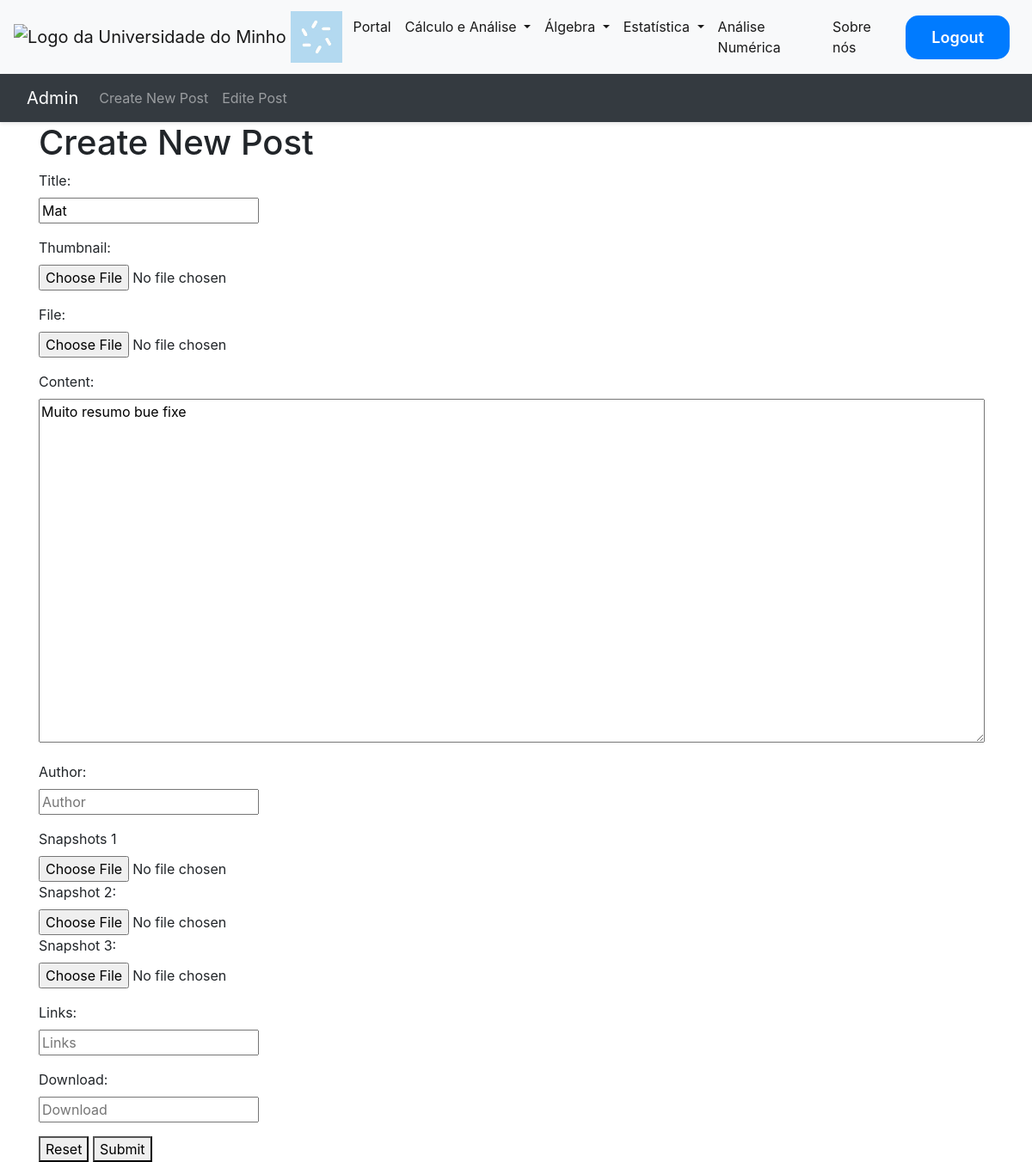
The app's page /edit-post/1 (signed in), older data.
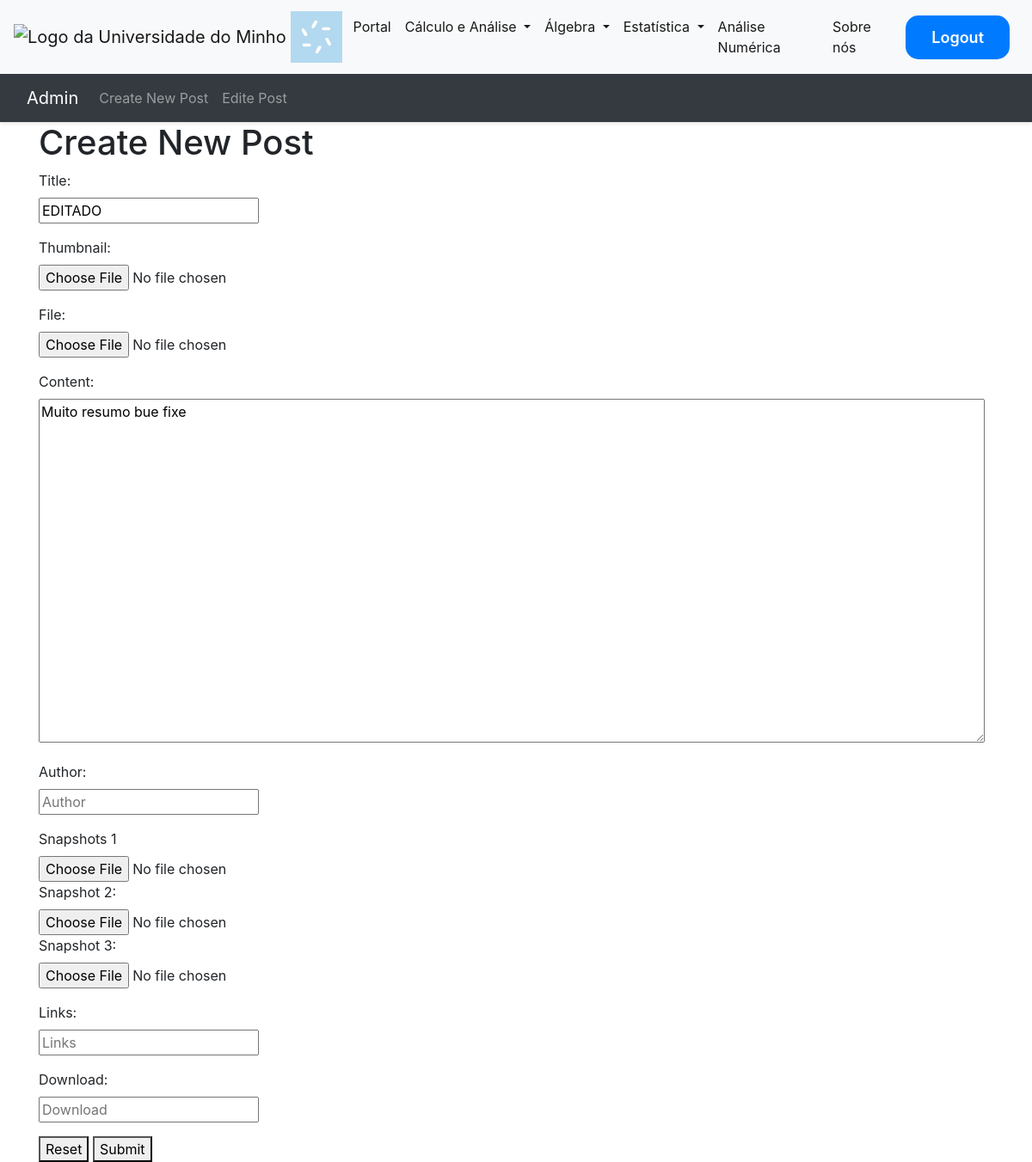
The same page, newer data.
### tables this page shows
CREATE TABLE posts
             (id INTEGER PRIMARY KEY AUTOINCREMENT,
              title TEXT,
              content TEXT,
              file_url TEXT,
              created_at TIMESTAMP DEFAULT CURRENT_TIMESTAMP);

### main.py (the view, shortened to what this page needs)
@app.route("/edit-post/<int:post_id>", methods=["GET", "POST"])
def edit_post(post_id):
    if 'email' not in session or session['tipo'] != 'admin':
        flash("Acesso negado!",category='error')
        return redirect("/")
    can_edit = False
    if 'email' in session and session['tipo'] == 'admin':
        can_edit = True
    conn = sqlite3.connect("database.db")
    c = conn.cursor()
    c.execute("SELECT * FROM posts WHERE id=?", (post_id,))
    post = c.fetchone()
    conn.close()
    return render_template("edit_post.html", post=post, can_edit=can_edit)

### templates/edit_post.html
{% extends "base.html" %}
{% block content %}
<div class="container">
  <h1>Create New Post</h1>
  <form method="post" enctype="multipart/form-data">
    <div class="form-group">
      <label for="title">Title:</label>
      <input type="text" id="title" name="title" placeholder="Title" value="{{ post[1] }}" required>
    </div>
    <div class="form-group">
      <label for="thumbnail">Thumbnail:</label>
      <input type="file" id="thumbnail" name="thumbnail">
    </div>
    <div class="form-group">
      <label for="file">File:</label>
      <input type="file" id="file" name="file">
    </div>
    <div class="form-group">
      <label for="content">Content:</label>
      <textarea id="content" name="content" placeholder="Content" required>{{ post[2] }}</textarea>
    </div>
    <div class="form-group">
      <label for="author">Author:</label>
      <input type="text" id="author" name="author" placeholder="Author" required>
    </div>
    <div class="form-group">
      <label for="snapshots_1">Snapshots 1</label>
      <input type="file" id="snapshots_1" name="snapshots_1">
      <label for="snapshots_2">Snapshot 2:</label>
      <input type="file" id="snapshots_2" name="snapshots_2">
      <label for="snapshots_3">Snapshot 3:</label>
      <input type="file" id="snapshots_3" name="snapshots_3">
    </div>
    <div class="form-group">
      <label for="links">Links:</label>
      <input type="text" id="links" name="links" placeholder="Links">
    </div>
    <div class="form-group">
      <label for="download">Download:</label>
      <input type="text" id="download" name="download" placeholder="Download">
    </div>
    <button type="reset">Reset</button>
    <button type="submit">Submit</button>
  </form>
</div>
{% endblock %}

Row changes from the older to the newer data that the page shows:
changed posts "Muito resumo bue fixe": title "Mat" → "EDITADO"
